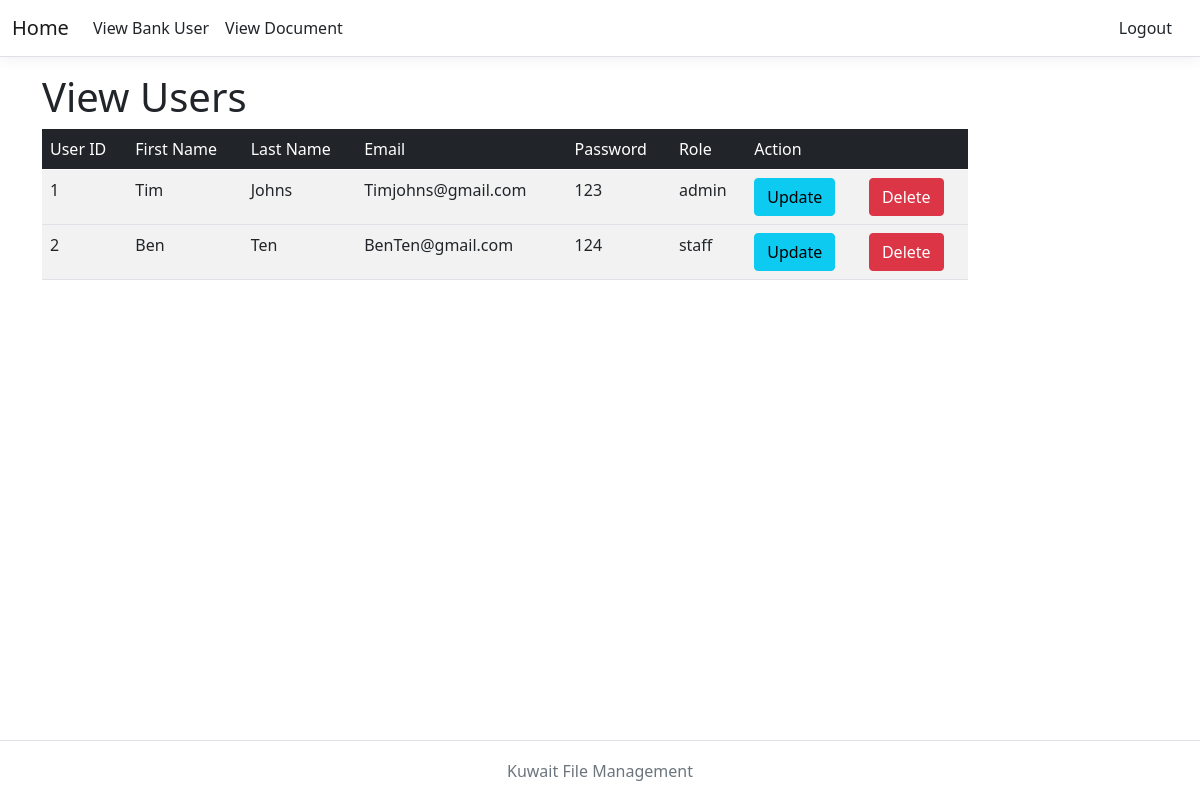
The page /Group31/viewUser.php on the database as committed earlier.
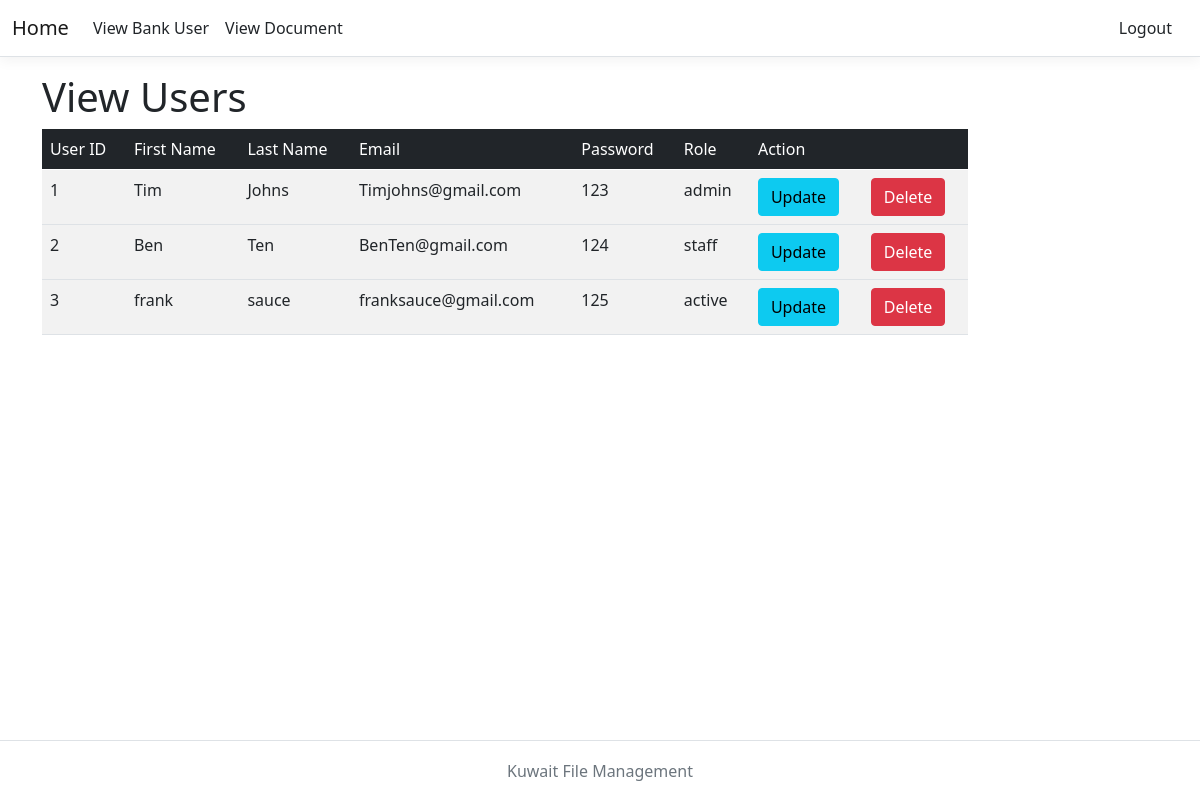
The same page on the database as committed later.
### tables this page shows
CREATE TABLE "credentials" (
	"id"	INTEGER NOT NULL,
	"fname"	TEXT NOT NULL,
	"lname"	TEXT NOT NULL,
	"email"	TEXT NOT NULL,
	"password"	TEXT NOT NULL,
	"role"	TEXT NOT NULL,
	PRIMARY KEY("id")
);

### Group31/viewUserSQL.php (called while the page is built)
<?php
function getUsers (){
    $db = new SQLITE3('..\\Database\\Kuwaitt.db');
    $sql = "SELECT * FROM credentials";
    $stmt = $db->prepare($sql);
    $result = $stmt->execute();
    while ($row = $result->fetchArray()){
        $arrayResult [] = $row;
    }
    return $arrayResult;
}

### Group31/viewUser.php (the view, shortened to what this page needs)
<?php
require("adminNav.php");
include_once("viewUserSQL.php");
$user = getUsers();
?>
<div class="container bgColor">
        <main role="main" class="pb-3">
                <h1>View Users</h1>
                <div class="row">
                <div class="col-10">
                <table class="table table-striped">
                    <thead class="table-dark">
                        <td>User ID</td>
                        <td>First Name</td>
                        <td>Last Name</td>
                        <td>Email</td>
                        <td>Password</td>
                        <td>Role</td>
                        <td>Action</td>
                        <td></td>
                    </thead>
                    <?php
                        for ($i=0; $i<count($user); $i++):
                    ?>
                    <tr>
                        <td><?php echo $user[$i]['id']?></td>
                        <td><?php echo $user[$i]['fname']?></td>
                        <td><?php echo $user[$i]['lname']?></td>
                        <td><?php echo $user[$i]['email']?></td>
                        <td><?php echo $user[$i]['password']?></td>
                        <td><?php echo $user[$i]['role']?></td>
                        <td><a href="updateUser.php?id=<?php echo $user[$i]['id']; ?>" class="btn btn-info">Update</a></td>
                        <td><a href="deleteUser.php?id=<?php echo $user[$i]['id']; ?>" class="btn btn-danger">Delete</a></td>
                    </tr>
                    <?php endfor;?>
                </table>
            </div>
        </div>
        </main>
</div>
<?php require("Footer.php");?>

### Group31/adminNav.php (shortened to what this page needs)
<!doctype html>
<html lang="en">
  <head>
    <link rel="stylesheet" href="site.css" />
    <link href="https://cdn.jsdelivr.net/npm/bootstrap@5.0.2/dist/css/bootstrap.min.css" rel="stylesheet">
  </head>
<body class="bgColor">
	<header>
		<nav class="navbar navbar-expand-sm navbar-toggleable-sm navbar-light bg-white border-bottom box-shadow mb-3">
			<div class="container-fluid">
				<a class="navbar-brand" href="adminIndex.php">Home</a>
				<div class="navbar-collapse collapse d-sm-inline-flex flex-sm-row-reverse">
					<ul class="navbar-nav flex-grow-1">
						<li class="nav-item">
							<a class="nav-link text-dark" href="viewUser.php">View Bank User</a>
						</li>
						<li class="nav-item">
							<a class="nav-link text-dark" href="adminDocument.php">View Document</a>
						</li>
					</ul>
				</div>
				<a class="nav-link text-dark" href="logout.php">Logout</a>
			</div>
		</nav>
	</header>
</body>

### Group31/footer.php
<footer  class="border-top footer text-muted">
        <div class="container">
            Kuwait File Management
        </div>
    </footer>
</body>
</html>

### Group31/site.css (style rules this page uses)
a.navbar-brand { white-space: normal; text-align: center; word-break: break-all; }
a { color: #0366d6; }
html { font-size: 14px; }
@media (min-width: 768px) { html { font-size: 16px; } }
.border-top { border-top: 1px solid #e5e5e5; }
.border-bottom { border-bottom: 1px solid #e5e5e5; }
.box-shadow { box-shadow: 0 .25rem .75rem rgba(0, 0, 0, .05); }
html { position: relative; min-height: 100%; }
body { margin-bottom: 60px; }
body::after { content: ''; display: block; height: 100px; }
.footer { height: 60px; text-align: center; position: absolute; bottom: 0; width: 100%; white-space: nowrap; color: black; line-height: 60px; background-color: rgba(255, 255, 255, 0.637); }
.bgColor { background-color: rgba(255, 255, 255, 0.651); }
.container { min-height: 100%; }
table { border-collapse: collapse; width: 100%; }
th, td { text-align: left; padding: 8px; }
tr:nth-child(even) { background-color: #f2f2f2; }

Rows that differ between the two databases and show on the page:
added credentials: id "3", fname "frank", lname "sauce", email "franksauce@gmail.com", password "125", role "active"
